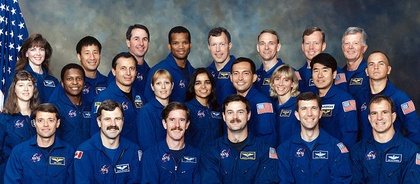
%> input picture nasa.jpg, 420 x 184 px, shrunk from 640 x 280 before the run
$ octave withFaceDetector.m   (GNU Octave 9; MATLAB toolbox functions it lacks are replaced by stand-ins)
%> lines starting %> are read from the running program, lines starting %| are printed output that depends on the picture; in (x1, y1, x2, y2) boxes, pixels count from 0 and x2, y2 are one past the last pixel; in counts of white or black regions, pixels touching at a corner belong together; the program's own positions count from 1
### SeamCarveDP.m
%reduces an image using backward energy
function reduced_img = SeamCarveDP(output_size, img, Pmask, Etype)
    rows = size(img, 1)      ; cols = size(img, 2);
    rowsReq = output_size(1) ; colsReq = output_size(2);
    rowDiff = rows - rowsReq ; colDiff = cols - colsReq;
%     num = max(rowDiff , colDiff);
    diff = rowDiff + colDiff;
    for i=1:diff
        energy = L1energy(img);
        if(colDiff>0)
            if(Etype=='FE')
                [img, seamEnergy, min_seam_loc, Pmask] = removeVerticalFE(energy, img, Pmask);
            else
                [img, seamEnergy, min_seam_loc, Pmask] = removeVerticalBE(energy, img, Pmask);
            end
            colDiff = colDiff-1;
        elseif(rowDiff>0)
            if(Etype=='FE')
                [img, seamEnergy, min_seam_loc, Pmask] = removeHorizontalFE(energy, img, Pmask);
            else
                [img, seamEnergy, min_seam_loc, Pmask] = removeHorizontalBE(energy, img, Pmask);
            end
            rowDiff = rowDiff-1;
        end
    end
    reduced_img = img;
end

### L1energy.m
function energy = L1energy(img)
    [FX, FY] = gradient(img);
    E1 = abs(FX) + abs(FY);
    energy = zeros(size(E1,1), size(E1,2));
    energy = E1(:,:,1) + E1(:,:,2) + E1(:,:,3);
end

### removeVerticalFE.m
%forward energy
function [newImg, seamEnergy, min_seam_loc, newPmask] = removeVerticalFE(energy, img, Pmask)
    %perform dynamic programming to compute min vertical seam
    P = 1000*Pmask;
    M = zeros(size(img,1), size(img,2));
    M(1,:) = energy(1,:);

    rows = size(img,1);
    cols = size(img,2);

    for i=2:rows
        for j=1:cols
            if j == 1
                M(i,j) = P(i,j) + energy(i,j) + min(M(i-1,j), M(i-1,j+1));
            elseif j == cols
                M(i,j) = P(i,j) + energy(i,j) + min(M(i-1,j-1), M(i-1,j));
            else
                temp1 = abs(img(i,j+1,1) - img(i,j-1,1)) + abs(img(i,j+1,2) - img(i,j-1,2)) + abs(img(i,j+1,3) - img(i,j-1,3));
                temp2 = abs(img(i-1,j,1) - img(i,j-1,1)) + abs(img(i-1,j,2) - img(i,j-1,2)) + abs(img(i-1,j,3) - img(i,j-1,3));
                temp3 = abs(img(i-1,j,1) - img(i,j+1,1)) + abs(img(i-1,j,2) - img(i,j+1,2)) + abs(img(i-1,j,3) - img(i,j+1,3));

                Cl = temp1 + temp2;
                Cu = temp1;
                Cr = temp1 + temp3;
                M(i,j) = P(i,j) + min(M(i-1,j-1)+Cl, min(M(i-1,j)+Cu, M(i-1,j+1)+Cr));
            end
        end
    end

    %store the pixel locations for min seam
    min_seam_loc = zeros(rows, 2);

    [v, I] = min(M(rows,:));
    min_at_prev_row = I;
    min_seam_loc(rows,:) = [rows min_at_prev_row];

    for i=2:rows
        row = rows - i + 1;
        j = min_at_prev_row;

        if j == 1
            if M(row,j) <= M(row,j+1)
                min_at_prev_row = j;
            else
                min_at_prev_row = j+1;
            end
        elseif j == cols
            if M(row,j-1) <= M(row,j)
                min_at_prev_row = j-1;
            else
                min_at_prev_row = j;
            end
        else
            if M(row,j-1) <= M(row,j) && M(row,j-1) <= M(row,j+1)
                min_at_prev_row = j-1;
            elseif M(row,j) <= M(row,j-1) && M(row,j) <= M(row,j+1)
                min_at_prev_row = j;
            else
                min_at_prev_row = j+1;
            end
        end

        min_seam_loc(row,:) = [row, min_at_prev_row];
    end

    %create mask for pixels that are part of the seam
    mask = zeros(size(img,1), size(img,2));
    seamEnergy = 0;
    for i=1:size(min_seam_loc,1)
        row = min_seam_loc(i,1);
        col = min_seam_loc(i,2);

        mask(row, col) = 1;

        seamEnergy = seamEnergy + energy(row, col);
    end

    mask = logical(mask);
    mask = ~mask;

    %now create the updated img
    newImg = zeros(size(img,1), size(img,2)-1, size(img,3));
    for i=1:size(mask,1)
        newImg(i,:,1) = img(i,mask(i,:),1);
        newImg(i,:,2) = img(i,mask(i,:),2);
        newImg(i,:,3) = img(i,mask(i,:),3);
    end

    newPmask = zeros(size(Pmask,1), size(Pmask,2)-1);
    for i=1:size(mask,1)
        newPmask(i,:) = Pmask(i,mask(i,:));
    end
end

### withFaceDetector.m
im = imread('nasa.jpg');
%> im is the input picture: size 184x420x3 uint8; mean R, G, B 71.6, 79.3, 102.4
faceDetector = vision.CascadeObjectDetector;
figure; imshow(im);
hold on;
rows = size(im, 1); cols = size(im, 2);
%> after `rows = size(im, 1)`: rows = 184
%> after `cols = size(im, 2)`: cols = 420
bbox = step(faceDetector,im);
%> bbox = 22 rows, first 8: [15 77 24 24; 27 42 22 22; 33 111 26 26; 63 70 24 24; 80 45 24 24; 100 110 27 27; 116 60 25 25; 130 31 24 24]
mask = zeros(rows, cols);
for i=1:size(bbox,1)
    x = floor(bbox(i,1));
    y = floor(bbox(i,2));
    w = floor(bbox(i,3));
    h = floor(bbox(i,4));
    rectangle('Position',[y,x,y+h,x+w]);
    mask(y:y+h,x:x+w) = mask(y:y+h,x:x+w)|1;
end
%> this loop made 22 passes
%> (x, y, w, h) on passes 1 to 12: (15, 77, 24, 24), (27, 42, 22, 22), (33, 111, 26, 26), (63, 70, 24, 24), (80, 45, 24, 24), (100, 110, 27, 27), (116, 60, 25, 25), (130, 31, 24, 24), (151, 74, 26, 26), (164, 109, 28, 28), (170, 34, 24, 24), (192, 75, 24, 24)
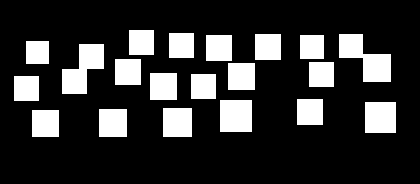
%> mask: size 184x420 double; values 0 (black) and 1 (white), 19.9% white; 20 white regions, largest, box (x1, y1, x2, y2) and area: (339, 34, 391, 82) 1360, (62, 44, 104, 94) 1250, (220, 100, 252, 132) 1024

%mask(:,:) = 0; %uncomment if don't want to use face detector
rowDiff = 0       ; colDiff = 150;
im = double(im);
%> im: size 184x420x3 double
ForwardCarve = SeamCarveDP([rows-rowDiff, cols-colDiff], im, mask, 'FE');
%> (the run ends here)
